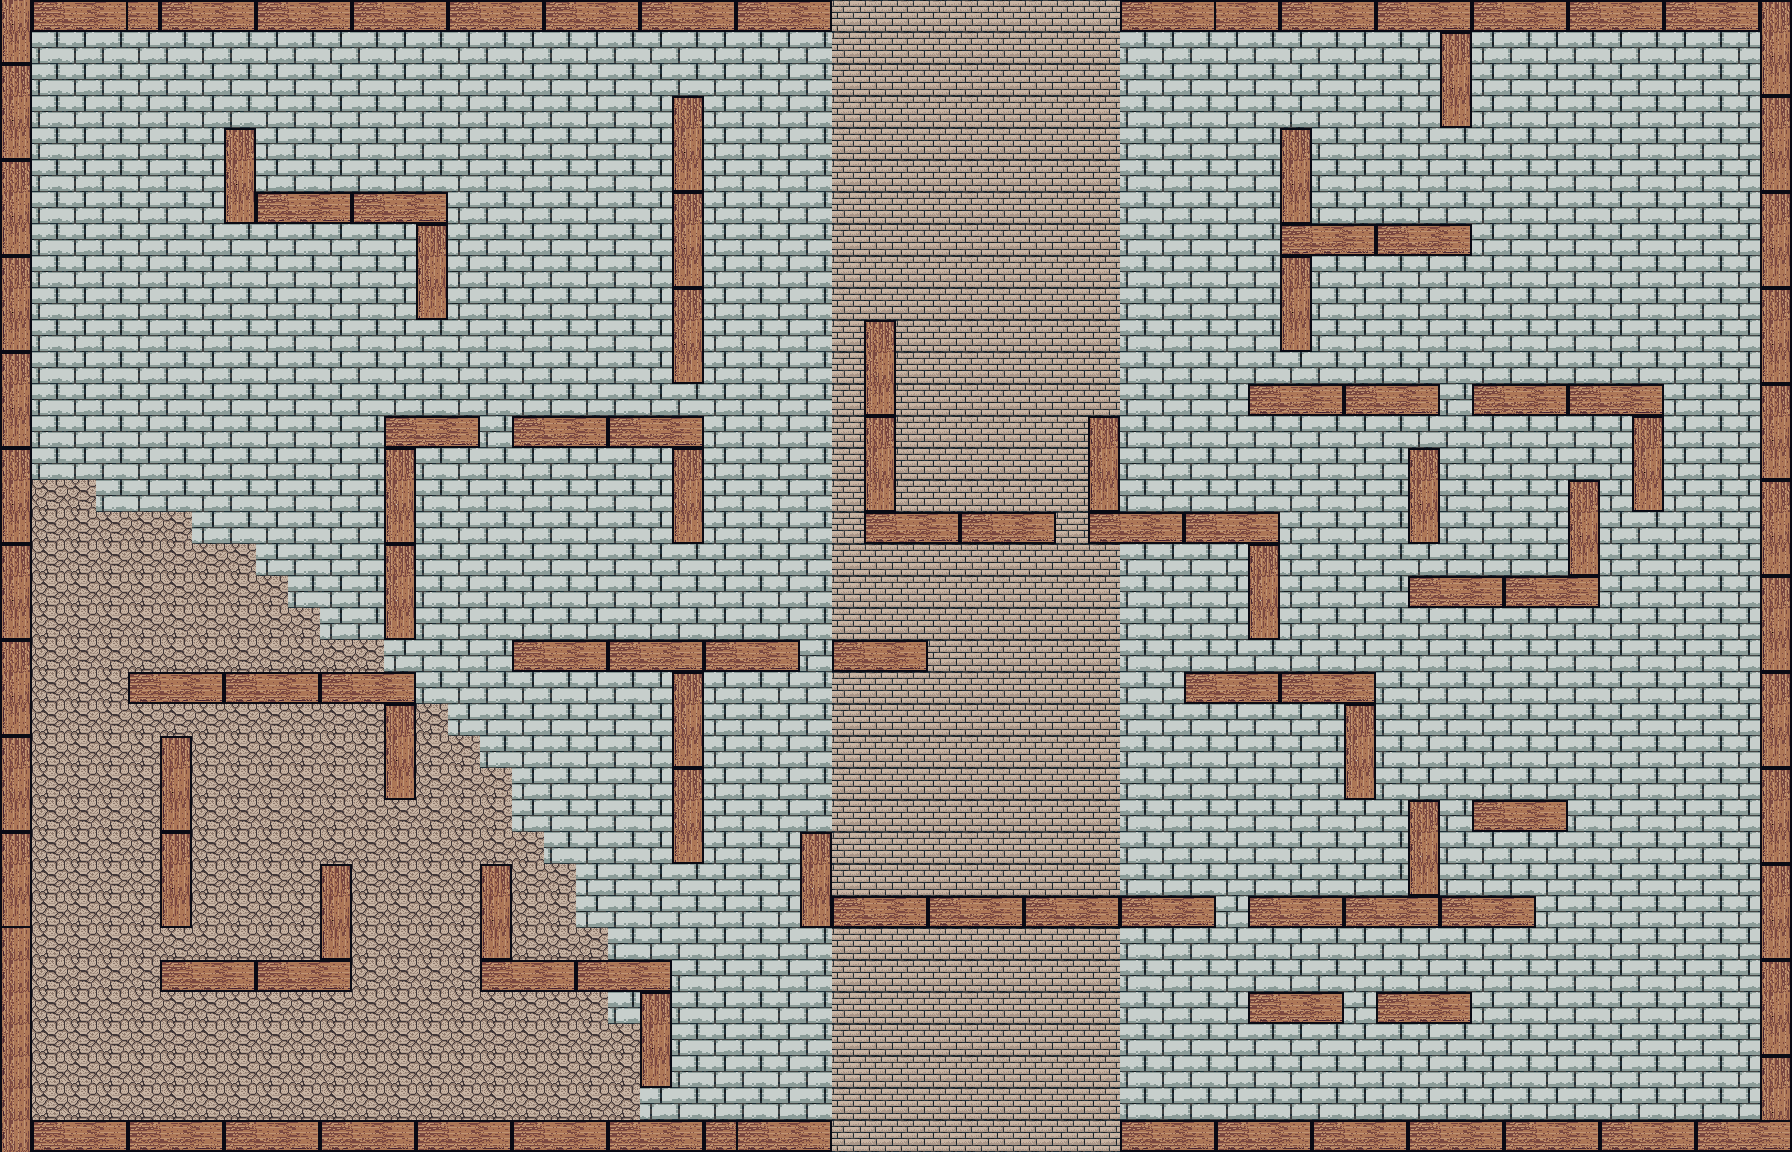

Tiled map render using the project's own tile images. Description and the map definition, with tile-layer contents summarised, below:
An orthogonal 56x36 tile map with 32x32 px tiles, 2 tile layers (Tile Layer 1, Tile Layer 2) and 47 objects (46x impassable, player start).

<map version="1.2" tiledversion="1.3.1" orientation="orthogonal" renderorder="right-down" compressionlevel="0" width="56" height="36" tilewidth="32" tileheight="32" infinite="0" nextlayerid="10" nextobjectid="111">
 <tileset firstgid="1" name="magecity" tilewidth="32" tileheight="32" tilecount="360" columns="8">
  <image source="magecity.png" width="256" height="1450" />
 </tileset>
 <layer id="8" name="Tile Layer 1" width="56" height="36">
  <data>[2016 cells, 2016 non-empty, 10 distinct tile ids]</data>
 </layer>
 <layer id="9" name="Tile Layer 2" width="56" height="36">
  <data>[2016 cells, 106 non-empty, 6 distinct tile ids]</data>
 </layer>
 <objectgroup id="4" name="Object Layer 1">
  <object id="55" name="player start" x="1183" y="356" />
  <object id="56" name="impassable" x="0" y="-1.33333" width="15.6667" height="1153.33" />
  <object id="60" name="impassable" x="1776" y="0" width="17.3333" height="1150.67" />
  <object id="62" name="impassable" x="0" y="-2.66667" width="1790.67" height="15.6667" />
  <object id="64" name="impassable" x="0" y="1133.33" width="1800" height="25.3333" />
  <object id="65" name="impassable" x="129.333" y="672.333" width="286.333" height="19" />
  <object id="66" name="impassable" x="163.546" y="964.306" width="186.278" height="18.2699" rotation="-0.306232" />
  <object id="67" name="impassable" x="482.194" y="962.865" width="186.278" height="18.2699" rotation="-0.306232" />
  <object id="68" name="impassable" x="513.528" y="642.198" width="282.925" height="18.2699" rotation="-0.306232" />
  <object id="69" name="impassable" x="802.24" y="893.721" width="411.61" height="18.2699" rotation="-0.0123715" />
  <object id="71" name="impassable" x="1249.53" y="896.865" width="283.609" height="18.2699" rotation="-0.0123715" />
  <object id="72" name="impassable" x="1248.86" y="992.198" width="93.609" height="18.2699" rotation="-0.0123715" />
  <object id="73" name="impassable" x="1376.86" y="992.865" width="92.2755" height="18.2699" rotation="-0.0123715" />
  <object id="74" name="impassable" x="1185.86" y="670.865" width="188.275" height="18.2699" rotation="-0.0123715" />
  <object id="75" name="impassable" x="1477.2" y="800.198" width="92.2755" height="18.2699" rotation="-0.0123715" />
  <object id="76" name="impassable" x="835.196" y="640.198" width="92.2755" height="18.2699" rotation="-0.0123715" />
  <object id="78" name="impassable" x="875.862" y="509.532" width="176.942" height="18.2699" rotation="-0.0123715" />
  <object id="79" name="impassable" x="1090.53" y="513.532" width="187.608" height="18.2699" rotation="-0.0123715" />
  <object id="80" name="impassable" x="1410.53" y="577.532" width="186.943" height="18.2699" rotation="-0.0123715" />
  <object id="81" name="impassable" x="1250.53" y="384.865" width="187.608" height="18.2699" rotation="-0.0123715" />
  <object id="82" name="impassable" x="1472.53" y="383.532" width="190.275" height="18.2699" rotation="-0.0123715" />
  <object id="83" name="impassable" x="1279.2" y="222.865" width="191.608" height="18.2699" rotation="-0.0123715" />
  <object id="84" name="impassable" x="385.196" y="416.865" width="92.2755" height="18.2699" rotation="-0.0123715" />
  <object id="85" name="impassable" x="225.196" y="193.532" width="219.608" height="18.2699" rotation="-0.0123715" />
  <object id="86" name="impassable" x="511.196" y="413.554" width="196.942" height="18.2699" rotation="-0.0123715" />
  <object id="88" name="impassable" x="385.333" y="689.667" width="30" height="109.333" />
  <object id="89" name="impassable" x="167" y="732.333" width="30" height="188.667" />
  <object id="90" name="impassable" x="641.667" y="976.667" width="30" height="96.6663" />
  <object id="92" name="impassable" x="672.333" y="658.667" width="30" height="192" />
  <object id="93" name="impassable" x="385.667" y="436.667" width="30" height="191.333" />
  <object id="94" name="impassable" x="673" y="424" width="30" height="109.333" />
  <object id="95" name="impassable" x="417" y="200" width="30" height="102.666" />
  <object id="96" name="impassable" x="223" y="133.333" width="30" height="80.6663" />
  <object id="97" name="impassable" x="673" y="100.667" width="30" height="272" />
  <object id="98" name="impassable" x="863.667" y="318.667" width="30" height="192" />
  <object id="99" name="impassable" x="1089" y="418.667" width="30" height="109.333" />
  <object id="100" name="impassable" x="1249.67" y="520" width="30" height="109.333" />
  <object id="101" name="impassable" x="1344.33" y="674.667" width="30" height="109.333" />
  <object id="102" name="impassable" x="1408.33" y="803.333" width="30" height="109.333" />
  <object id="103" name="impassable" x="1567.67" y="481.333" width="30" height="109.333" />
  <object id="104" name="impassable" x="1408.33" y="450.667" width="30" height="89.9997" />
  <object id="105" name="impassable" x="1633" y="380.667" width="30" height="109.333" />
  <object id="106" name="impassable" x="1280.33" y="230" width="30" height="109.333" />
  <object id="107" name="impassable" x="1441.67" y="10.0002" width="30" height="109.333" />
  <object id="108" name="impassable" x="1281.83" y="129.083" width="30" height="93.583" />
  <object id="109" name="impassable" x="485.333" y="850" width="30" height="109.333" />
  <object id="110" name="impassable" x="323.667" y="855.667" width="30" height="109.333" />
 </objectgroup>
</map>
